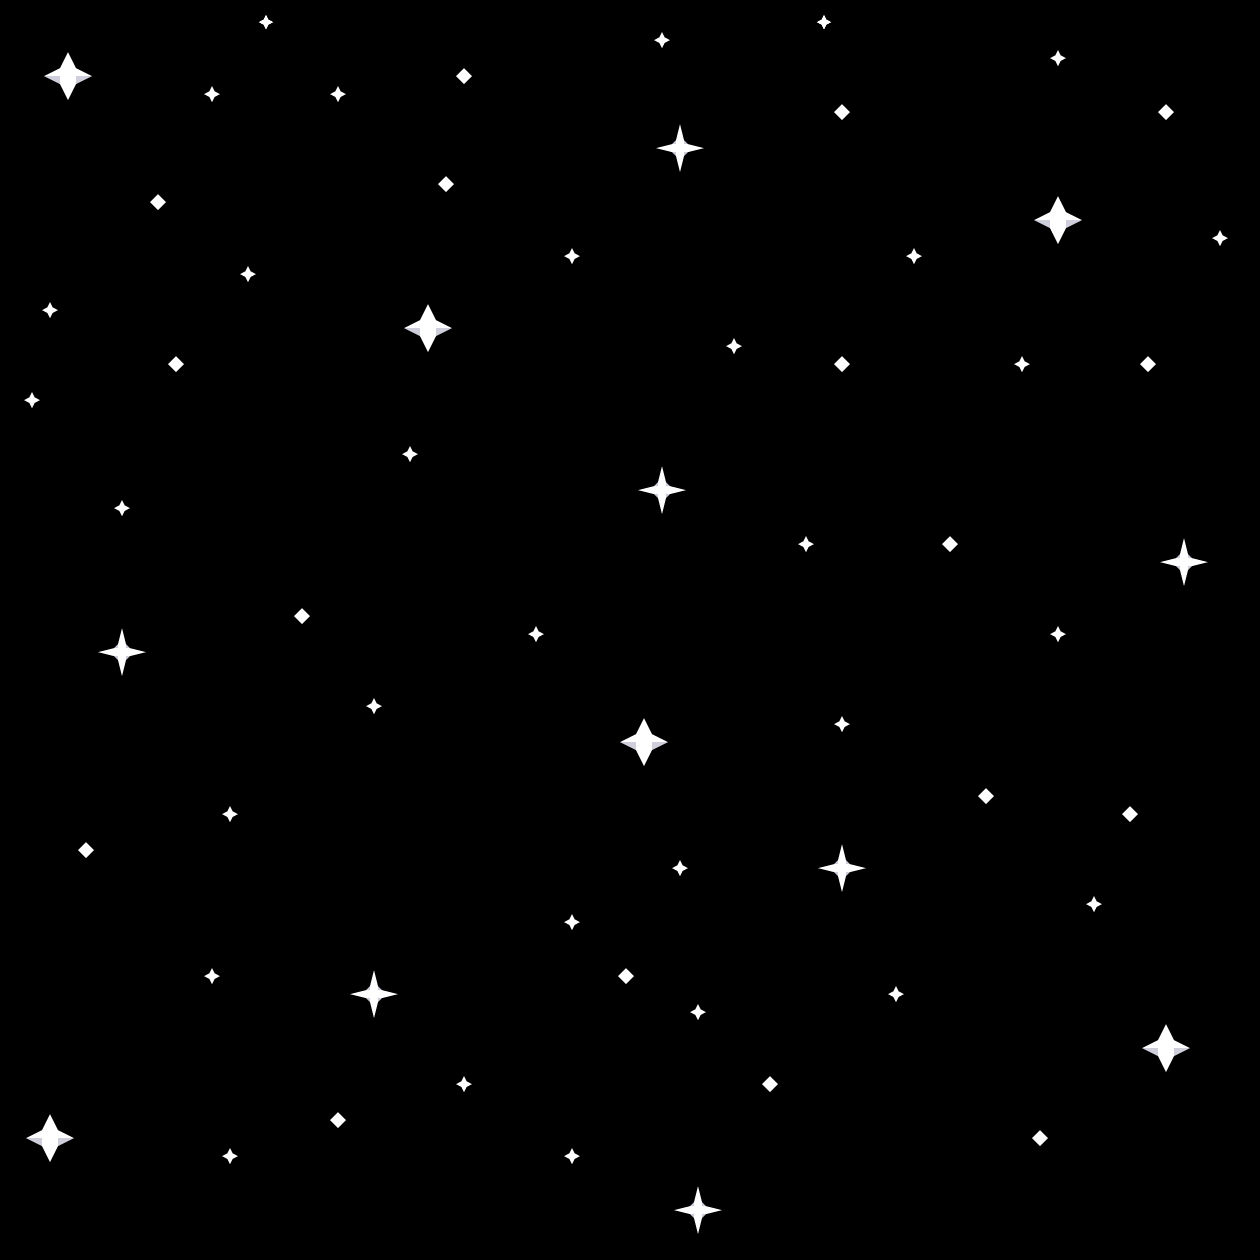

Tiled map render using the project's own tile images. Description and the map definition, with tile-layer contents summarised, below:
An orthogonal 70x70 tile map with 18x18 px tiles, 1 tile layer (background) and 10 objects (9x enemy, start).

<map version="1.10" tiledversion="1.10.2" orientation="orthogonal" renderorder="right-down" width="70" height="70" tilewidth="18" tileheight="18" infinite="0" nextlayerid="4" nextobjectid="12">
 <tileset firstgid="1" name="Space" tilewidth="64" tileheight="64" tilecount="48" columns="8">
  <image source="simpleSpace_tilesheet.png" width="512" height="384" />
 </tileset>
 <layer id="1" name="background" width="70" height="70">
  <data>[4900 cells, 61 non-empty, 4 distinct tile ids]</data>
 </layer>
 <objectgroup id="2" name="Enemies">
  <object id="1" name="enemy" gid="19" x="232" y="220" width="64" height="64" />
  <object id="2" name="enemy" gid="19" x="532" y="226" width="64" height="64" />
  <object id="3" name="enemy" gid="19" x="822" y="228" width="64" height="64" />
  <object id="4" name="enemy" gid="19" x="1106" y="226" width="64" height="64" />
  <object id="5" name="enemy" gid="19" x="376" y="456" width="64" height="64" />
  <object id="6" name="enemy" gid="19" x="694" y="466" width="64" height="64" />
  <object id="7" name="enemy" gid="19" x="972" y="474" width="64" height="64" />
  <object id="9" name="enemy" gid="19" x="1162" y="584" width="64" height="64" />
  <object id="10" name="enemy" gid="19" x="150" y="568" width="64" height="64" />
 </objectgroup>
 <objectgroup id="3" name="Spawn">
  <object id="11" name="start" gid="36" x="642" y="1014" width="64" height="64" />
 </objectgroup>
</map>
